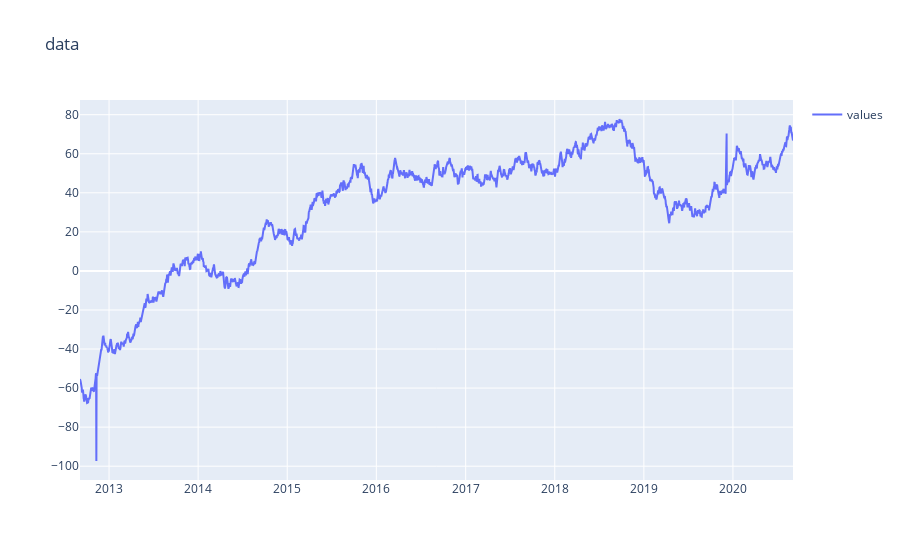

Here is the notebook cell this chart was saved with:
### Code cell
fig = go.Figure()
fig.add_trace(go.Scatter(x=df['dates'], y=df['value'], name='values'))
fig.update_layout(showlegend=True, title='data')
fig.show()

### Figure 1 — Plotly figure (JSON) as saved in the notebook; plotly's stock layout.template omitted (floating-point values rounded to 4 significant figures; data arrays with more than 128 entries replaced by an {"elided": "..."} marker saying what was removed)
{"data": [{"name": "values", "type": "scatter", "x": {"elided": "2922 str values"}, "y": {"elided": "2922 float values"}}], "layout": {"showlegend": true, "title": {"text": "data"}}}
